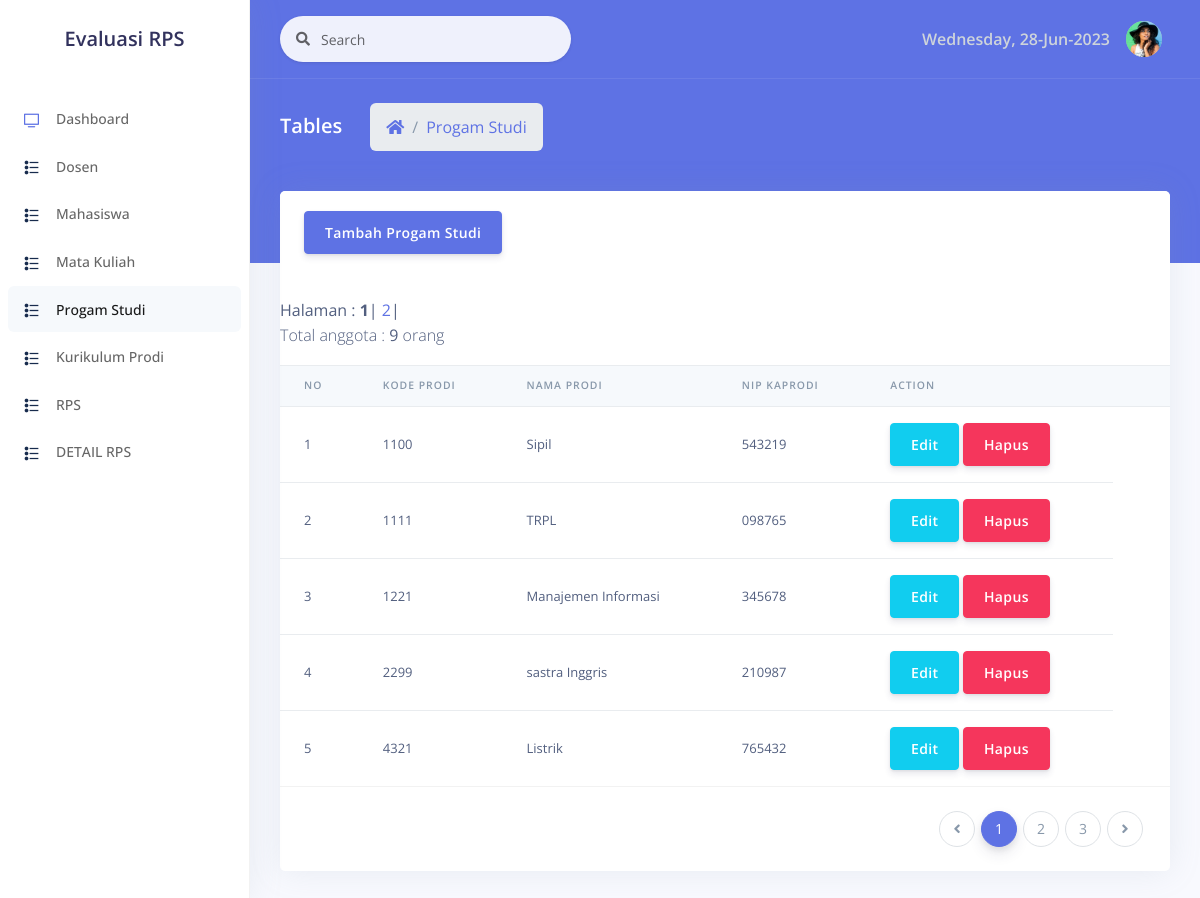
/examples/progamstudi/progamstudi.php, run on the app's committed database.
### tables this page shows
CREATE TABLE `programstudi` (
  `kodeprodi` int(11) NOT NULL,
  `namaprodi` varchar(50) DEFAULT NULL,
  `nipkaprodi` varchar(20) DEFAULT NULL
);

### examples/progamstudi/progamstudi.php (the view, shortened to what this page needs)
<!DOCTYPE html>
<html>
<head>
  <link rel="stylesheet" href="../../assets/vendor/nucleo/css/nucleo.css" type="text/css">
  <link rel="stylesheet" href="../../assets/vendor/@fortawesome/fontawesome-free/css/all.min.css" type="text/css">
  <link rel="stylesheet" href="../../assets/css/argon.css?v=1.2.0" type="text/css">
</head>
<body>
  <nav class="sidenav navbar navbar-vertical  fixed-left  navbar-expand-xs navbar-light bg-white" id="sidenav-main">
    <div class="scrollbar-inner">
      <div class="sidenav-header  align-items-center">
        <a class="navbar-brand" href="javascript:void(0)">
      <h2>Evaluasi RPS</h2>
        </a>
      </div>
      <div class="navbar-inner">
        <div class="collapse navbar-collapse" id="sidenav-collapse-main">
          <ul class="navbar-nav">
            <li class="nav-item">
              <a class="nav-link" href="../../index.php">
                <i class="ni ni-tv-2 text-primary"></i>
                <span class="nav-link-text">Dashboard</span>
              </a>
            </li>
            <li class="nav-item">
              <a class="nav-link" href="../dosen/dosen.php">
                <i class="ni ni-bullet-list-67 text-default"></i>
                <span class="nav-link-text">Dosen</span>
              </a>
            </li>
            <li class="nav-item">
              <a class="nav-link" href="../mahasiswa/Mahasiswa.php">
                <i class="ni ni-bullet-list-67 text-default"></i>
                <span class="nav-link-text">Mahasiswa</span>
              </a>
            </li>
            <li class="nav-item">
              <a class="nav-link" href="../matakuliah/matakuliah.php">
                <i class="ni ni-bullet-list-67 text-default"></i>
                <span class="nav-link-text">Mata Kuliah</span>
              </a>
            </li>
            <li class="nav-item">
              <a class="nav-link active" href="progamstudi.php">
                <i class="ni ni-bullet-list-67 text-default"></i>
                <span class="nav-link-text">Progam Studi</span>
              </a>
            </li>
            <li class="nav-item">
              <a class="nav-link" href="../kurikulumprodi/kurikulumprodi.php">
                <i class="ni ni-bullet-list-67 text-default"></i>
                <span class="nav-link-text">Kurikulum Prodi</span>
              </a>
            </li>
            <li class="nav-item">
              <a class="nav-link" href="../rps/rps.php">
                <i class="ni ni-bullet-list-67 text-default"></i>
                <span class="nav-link-text">RPS</span>
              </a>
            </li>
            <li class="nav-item">
              <a class="nav-link" href="../rpsdetail/rpsdetail.php">
                <i class="ni ni-bullet-list-67 text-default"></i>
                <span class="nav-link-text">DETAIL RPS</span>
              </a>
            </li>
          </ul>
        </div>
      </div>
    </div>
  </nav>
  <div class="main-content" id="panel">
    <nav class="navbar navbar-top navbar-expand navbar-dark bg-primary border-bottom">
      <div class="container-fluid">
        <div class="collapse navbar-collapse" id="navbarSupportedContent">
          <form class="navbar-search navbar-search-light form-inline mr-sm-3" id="navbar-search-main">
            <div class="form-group mb-0">
              <div class="input-group input-group-alternative input-group-merge">
                <div class="input-group-prepend">
                  <span class="input-group-text"><i class="fas fa-search"></i></span>
                </div>
                <input class="form-control" placeholder="Search" type="text">
              </div>
            </div>
          </form>
          <ul class="navbar-nav align-items-center  ml-md-auto ">
            <li class="nav-item dropdown">
             <span class="text-light font-weight-bold"><?php echo Date("l, d-M-Y") ?></span>
            </li>
          <ul class="navbar-nav align-items-center  ml-auto ml-md-0 ">
            <li class="nav-item dropdown">
              <a class="nav-link pr-0" href="#" role="button" data-toggle="dropdown" aria-haspopup="true" aria-expanded="false">
                <div class="media align-items-center">
                  <span class="avatar avatar-sm rounded-circle">
                    <img alt="Image placeholder" src="../../assets/img/theme/team-4.jpg">
                  </span>
                </div>
              </a>
            </li>
          </ul>
        </div>
      </div>
    </nav>
    <div class="header bg-primary pb-6">
      <div class="container-fluid">
        <div class="header-body">
          <div class="row align-items-center py-4">
            <div class="col-lg-6 col-7">
              <h6 class="h2 text-white d-inline-block mb-0">Tables</h6>
              <nav aria-label="breadcrumb" class="d-none d-md-inline-block ml-md-4">
                <ol class="breadcrumb breadcrumb-links breadcrumb-dark">
                  <li class="breadcrumb-item"><a href="../../index.php"><i class="fas fa-home"></i></a></li>
                  <li class="breadcrumb-item"><a href="#">Progam Studi</a></li>
                </ol>
              </nav>
            </div>
          </div>
        </div>
      </div>
    </div>
    <div class="container-fluid mt--6">
      <div class="row">
        <div class="col">
          <div class="card">
            <div class="card-header border-0">
              <a href="register.php"><button class="btn btn-primary">Tambah Progam Studi</button></a>
            </div>
            <div class="table-responsive">
              <table class="table align-items-center table-flush">
                <thead class="thead-light">
                  <tr>
                    <th scope="col" class="sort" data-sort="name">No</th>
                    <th scope="col" class="sort" data-sort="budget">Kode Prodi</th>
                    <th scope="col" class="sort" data-sort="status">Nama Prodi</th>
                    <th scope="col">NIP Kaprodi</th>
                    <th scope="col" class="sort" data-sort="completion">Action</th>
                    <th scope="col"></th>
                  </tr>
                </thead>
                <tbody class="list">
                   <?php
            include 'konek.php';
            $no   = 1;
            $batas   = 5;
            $halaman = @$_GET['halaman'];
            if(empty($halaman)) {
                $posisi  = 0;
                $halaman = 1;
            } else {
                $posisi  = ($halaman-1) * $batas;
            }
            $query2      = mysqli_query($koneksi, "SELECT * FROM programstudi");
            $jmldata    = mysqli_num_rows($query2);
            $jmlhalaman = ceil($jmldata/$batas);
            echo "<br> Halaman : ";
            for($i=1; $i<=$jmlhalaman; $i++)
                if ($i != $halaman) {
                    echo " <a href=\"progamstudi.php?halaman=$i\">$i</a> | ";
                } else {
                    echo "<b>$i</b> | ";
                }
            echo "<p>Total anggota : <b>$jmldata</b> orang</p>";
            $query = "SELECT * FROM programstudi  LIMIT $posisi,$batas";
            $data = mysqli_query($koneksi, $query);
            while ($d = mysqli_fetch_array($data)) {
        ?>
        <tr>
            <td><?php echo $no++; ?></td>
            <td><?php echo $d['kodeprodi']; ?></td>
            <td><?php echo $d['namaprodi']; ?></td>
            <td><?php echo $d['nipkaprodi']; ?></td>
            <td>
                <a href="editt.php?kodeprodi=<?php echo $d['kodeprodi']; ?>"><button class="btn btn-info">Edit</button></a>
                <a href="hapus.php?kodeprodi=<?php echo $d['kodeprodi']; ?>"><button class="btn btn-danger">Hapus</button></a>
            </td>
        </tr>
        <?php
            }
        ?>
                </tbody>
              </table>
            </div>
            <div class="card-footer py-4">
              <nav aria-label="...">
                <ul class="pagination justify-content-end mb-0">
                  <li class="page-item disabled">
                    <a class="page-link" href="#" tabindex="-1">
                      <i class="fas fa-angle-left"></i>
                    </a>
                  </li>
                  <li class="page-item active">
                    <a class="page-link" href="#">1</a>
                  </li>
                  <li class="page-item">
                    <a class="page-link" href="#">2 <span class="sr-only">(current)</span></a>
                  </li>
                  <li class="page-item"><a class="page-link" href="#">3</a></li>
                  <li class="page-item">
                    <a class="page-link" href="#">
                      <i class="fas fa-angle-right"></i>
                    </a>
                  </li>
                </ul>
              </nav>
            </div>
          </div>
        </div>
      </div>
</body>
</html>

### data on the page
programstudi: kodeprodi "1100", namaprodi "Sipil", nipkaprodi "543219"
programstudi: kodeprodi "1111", namaprodi "TRPL", nipkaprodi "098765"
programstudi: kodeprodi "1221", namaprodi "Manajemen Informasi", nipkaprodi "345678"
programstudi: kodeprodi "2299", namaprodi "sastra Inggris", nipkaprodi "210987"
programstudi: kodeprodi "4321", namaprodi "Listrik", nipkaprodi "765432"

### other printed values
Date("l, d-M-Y") "Wednesday, 28-Jun-2023"
$jmldata "9"
